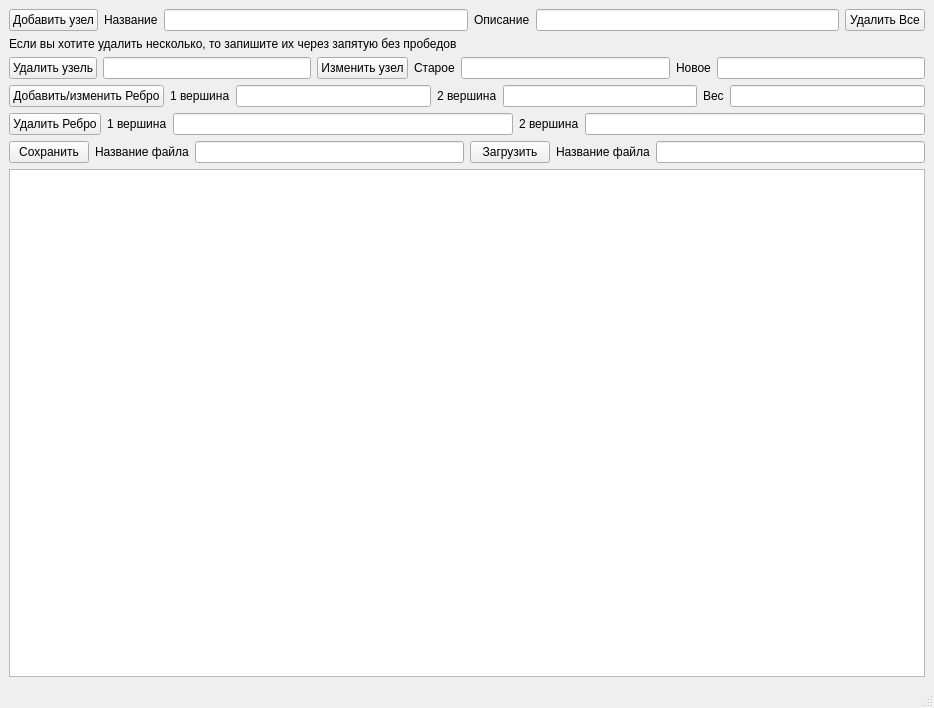
<?xml version="1.0" encoding="UTF-8"?>
<ui version="4.0">
 <class>MainWindow</class>
 <widget class="QMainWindow" name="MainWindow">
  <property name="geometry">
   <rect>
    <x>0</x>
    <y>0</y>
    <width>934</width>
    <height>708</height>
   </rect>
  </property>
  <property name="windowTitle">
   <string>MainWindow</string>
  </property>
  <widget class="QWidget" name="centralwidget">
   <layout class="QVBoxLayout" name="verticalLayout">
    <item>
     <layout class="QHBoxLayout" name="horizontalLayout">
      <item>
       <widget class="QPushButton" name="pushButton">
        <property name="text">
         <string>Добавить узел</string>
        </property>
       </widget>
      </item>
      <item>
       <widget class="QLabel" name="label_8">
        <property name="text">
         <string>Название</string>
        </property>
       </widget>
      </item>
      <item>
       <widget class="QLineEdit" name="name"/>
      </item>
      <item>
       <widget class="QLabel" name="label_9">
        <property name="text">
         <string>Описание</string>
        </property>
       </widget>
      </item>
      <item>
       <widget class="QLineEdit" name="fname">
        <property name="text">
         <string/>
        </property>
       </widget>
      </item>
      <item>
       <widget class="QPushButton" name="pushButton_2">
        <property name="text">
         <string>Удалить Все</string>
        </property>
       </widget>
      </item>
     </layout>
    </item>
    <item>
     <widget class="QLabel" name="label_10">
      <property name="text">
       <string>Если вы хотите удалить несколько, то запишите их через запятую без пробедов</string>
      </property>
     </widget>
    </item>
    <item>
     <layout class="QHBoxLayout" name="horizontalLayout_4">
      <item>
       <widget class="QPushButton" name="Button_del">
        <property name="text">
         <string>Удалить узель</string>
        </property>
       </widget>
      </item>
      <item>
       <widget class="QLineEdit" name="del_uz"/>
      </item>
      <item>
       <widget class="QPushButton" name="but_change">
        <property name="text">
         <string>Изменить узел</string>
        </property>
       </widget>
      </item>
      <item>
       <widget class="QLabel" name="label_11">
        <property name="text">
         <string>Старое</string>
        </property>
       </widget>
      </item>
      <item>
       <widget class="QLineEdit" name="old"/>
      </item>
      <item>
       <widget class="QLabel" name="label_12">
        <property name="text">
         <string>Новое</string>
        </property>
       </widget>
      </item>
      <item>
       <widget class="QLineEdit" name="new_2"/>
      </item>
     </layout>
    </item>
    <item>
     <layout class="QHBoxLayout" name="horizontalLayout_6">
      <item>
       <widget class="QPushButton" name="But_add">
        <property name="text">
         <string>Добавить/изменить Ребро</string>
        </property>
       </widget>
      </item>
      <item>
       <widget class="QLabel" name="label">
        <property name="text">
         <string>1 вершина</string>
        </property>
       </widget>
      </item>
      <item>
       <layout class="QHBoxLayout" name="horizontalLayout_5">
        <item>
         <widget class="QLineEdit" name="add_1">
          <property name="text">
           <string/>
          </property>
         </widget>
        </item>
        <item>
         <widget class="QLabel" name="label_2">
          <property name="text">
           <string>2 вершина</string>
          </property>
         </widget>
        </item>
        <item>
         <widget class="QLineEdit" name="add_2"/>
        </item>
        <item>
         <widget class="QLabel" name="label_3">
          <property name="text">
           <string>Вес</string>
          </property>
         </widget>
        </item>
        <item>
         <widget class="QLineEdit" name="len"/>
        </item>
       </layout>
      </item>
     </layout>
    </item>
    <item>
     <layout class="QHBoxLayout" name="horizontalLayout_3">
      <item>
       <widget class="QPushButton" name="but_del_reb">
        <property name="text">
         <string>Удалить Ребро</string>
        </property>
       </widget>
      </item>
      <item>
       <widget class="QLabel" name="label_4">
        <property name="text">
         <string>1 вершина</string>
        </property>
       </widget>
      </item>
      <item>
       <layout class="QHBoxLayout" name="horizontalLayout_2">
        <item>
         <widget class="QLineEdit" name="del_1"/>
        </item>
        <item>
         <widget class="QLabel" name="label_5">
          <property name="text">
           <string>2 вершина</string>
          </property>
         </widget>
        </item>
        <item>
         <widget class="QLineEdit" name="del_2"/>
        </item>
       </layout>
      </item>
     </layout>
    </item>
    <item>
     <layout class="QHBoxLayout" name="horizontalLayout_7">
      <item>
       <widget class="QPushButton" name="but_save">
        <property name="text">
         <string>Сохранить</string>
        </property>
       </widget>
      </item>
      <item>
       <widget class="QLabel" name="label_6">
        <property name="text">
         <string>Название файла</string>
        </property>
       </widget>
      </item>
      <item>
       <widget class="QLineEdit" name="save"/>
      </item>
      <item>
       <widget class="QPushButton" name="but_down">
        <property name="text">
         <string>Загрузить</string>
        </property>
       </widget>
      </item>
      <item>
       <widget class="QLabel" name="label_7">
        <property name="text">
         <string>Название файла</string>
        </property>
       </widget>
      </item>
      <item>
       <widget class="QLineEdit" name="down"/>
      </item>
     </layout>
    </item>
    <item>
     <widget class="QGraphicsView" name="graphicsView"/>
    </item>
   </layout>
  </widget>
  <widget class="QMenuBar" name="menubar">
   <property name="geometry">
    <rect>
     <x>0</x>
     <y>0</y>
     <width>934</width>
     <height>22</height>
    </rect>
   </property>
  </widget>
  <widget class="QStatusBar" name="statusbar"/>
 </widget>
 <resources/>
 <connections/>
</ui>
